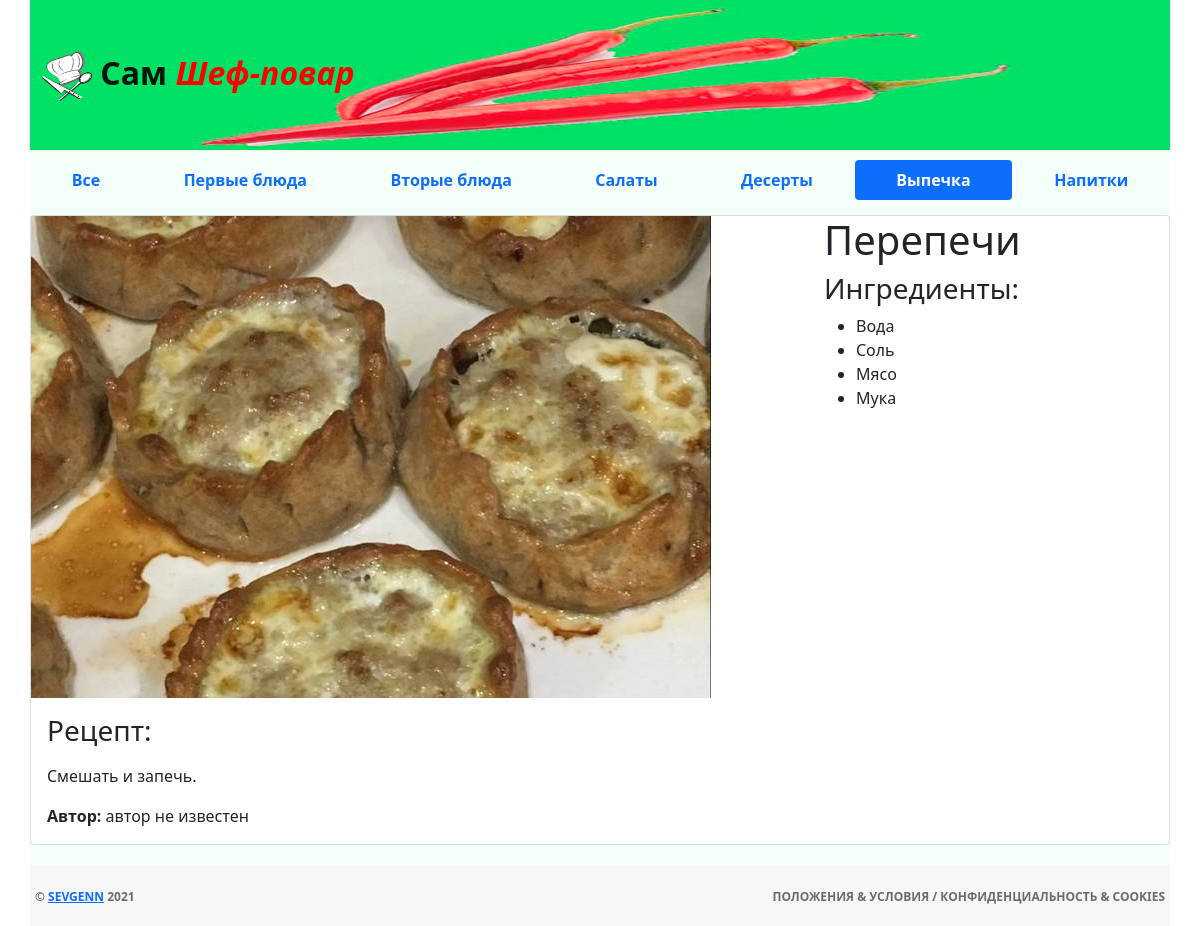
Page /recipe/1/ on the committed database.
### mainapp/models.py (models this page shows, shortened)
class Category(models.Model):
    name = models.CharField(verbose_name='Наименование категории', max_length=128, unique=True)
    description = models.TextField(verbose_name='Описание категории', blank=True)
    class Meta:
        verbose_name = 'Категория'
        verbose_name_plural = 'Категории'

class Recipe(models.Model):
    category = models.ForeignKey(Category, on_delete=models.CASCADE)
    name = models.CharField(verbose_name='Название блюда', max_length=128)
    image = models.ImageField(upload_to='dishes_images', blank=False)
    short_desc = models.CharField(verbose_name='Краткое описание', max_length=64, blank=True)
    description = models.TextField(verbose_name='Содержание рецепта', blank=False)
    time_create = models.DateTimeField(verbose_name='Время создания', auto_now_add=True)
    time_update = models.DateTimeField(verbose_name='Время изменения', auto_now=True)
    is_active = models.BooleanField(verbose_name='Активен', default=True)
    author = models.CharField(verbose_name='Автор', max_length=64, default='автор не известен')
    ingredients = models.ManyToManyField(Ingredient, related_name='recipes')
    class Meta:
        verbose_name = 'Рецепт'
        verbose_name_plural = 'Рецепты'

class Ingredient(models.Model):
    name = models.CharField(verbose_name='Наименование продукта', max_length=128, unique=True)
    class Meta:
        verbose_name = 'Продукт'
        verbose_name_plural = 'Продукты'

### mainapp/views.py (the view)
# urls.py: re_path('^recipe/(?P<pk>\d+)/$', mainapp_views.recipe, name='recipe'),
def recipe(request, pk=None):
    links_menu = Category.objects.all()
    recipe = get_object_or_404(Recipe, pk=pk)
    title = recipe.name
    ingredients = recipe.ingredients.all()
    context = {
        'title': title,
        'recipe': recipe,
        'links_menu': links_menu,
        'ingredients': ingredients,
    }
    return render(request, 'mainapp/recipe.html', context)

### mainapp/templates/mainapp/recipe.html
{% extends 'mainapp/base.html' %}
{% load static %}
{% block menu %}
    {% include 'mainapp/include/inc_submenu_for_recipe.html' %}
{% endblock %}
{% block content %}
    <div class="content">
        <div class="card">
          <div class="top-block">
              <div class="recipe-img">
                <img src="/media/{{ recipe.image }}" class="recipe-img" alt="{{ recipe.short_description }}">
              </div>
              <div class="ingredients">
                <h1>{{ recipe.name }}</h1>
                <h3>Ингредиенты:</h3>
                <ul>
                    {% for item in ingredients %}
                        <li>{{ item.name }}</li>
                    {% endfor %}
                </ul>
              </div>
          </div>
          <div class="card-body">
            <div class="recipe">
              <h3>Рецепт:</h3>
              <p class="card-text">{{ recipe.description|linebreaks }}</p>
            </div>
            <div class="recipe">
              <p class="card-text"><span><strong>Автор: </strong></span> {{ recipe.author }} </p>
            </div>
          </div>
        </div>
    </div>
{% endblock %}

### mainapp/templates/mainapp/base.html (shortened to what this page needs)
{% load static %}
<!DOCTYPE html>
<html lang="en">
<head>
    {% block css %}
        <link href="https://cdn.jsdelivr.net/npm/bootstrap@5.1.3/dist/css/bootstrap.min.css"
          rel="stylesheet"
>
        <link rel="stylesheet" href="https://maxcdn.bootstrapcdn.com/font-awesome/4.5.0/css/font-awesome.min.css">
        <link rel="stylesheet" href="{% static 'mainapp/styles/style.css' %}">
    {% endblock %}
</head>
<body>
    <div class="container">
        <header>
            {% block header %}
                <nav class="slider navbar navbar-light bg-light">
                  <div class="container-fluid">
                    <a class="navbar-brand" href="{% url 'mainapp:main' %}">
                      <img src="{% static 'mainapp/header_images/logo.png' %}" alt="" width="50" height="50"
                           class="d-inline-block align-text-top">
                      <strong>Сам <em>Шеф-повар</em></strong>
                    </a>
                  </div>
                </nav>
            {% endblock %}
            {% block menu %}{% endblock %}
        </header>
        <main>
            {% block content %}
            {% endblock %}
        </main>
        <footer>
            {% block footer %}
                <div class="footer">
                    <div class="small">
                        <p>&copy; <a href="tg://resolve?domain=@sevgenn">sevgenn</a> {% now 'Y' %}</p>
                    </div>
                    <div class="small">
                        <p>Положения &amp; Условия  /  Конфиденциальность &amp; Cookies</p>
                    </div>
                </div>
            {% endblock %}
        </footer>
	</div>
</body>
</html>

### mainapp/templates/mainapp/include/inc_submenu_for_recipe.html
<nav class="nav nav-pills flex-column flex-sm-row">
    <a href="{% url 'mainapp:main' %}"
            {% if recipe.category_id == None %}
       class="flex-sm-fill text-sm-center nav-link active"
            {% else %}
       class="flex-sm-fill text-sm-center nav-link"
            {% endif %}>
        <strong>Все</strong></a>
    {% for link in links_menu %}
        <a href="{% url 'mainapp:category' link.pk %}"
                {% if recipe.category_id == link.pk %}
           class="flex-sm-fill text-sm-center nav-link active"
                {% else %}
           class="flex-sm-fill text-sm-center nav-link"
                {% endif %}>
            <strong>{{ link.name }}</strong></a>
    {% endfor %}
</nav>

### mainapp/static/mainapp/styles/style.css (style rules this page uses)
* { padding: 0; margin: 0; }
.container { min-height: 100vh; background-color: mintcream; padding-left: 0; padding-right: 0; }
header { margin-bottom: 15px; }
.slider { display: flex; height: 150px; background: url(../header_images/slider.png) center no-repeat; background-size: 100% 100%; margin-bottom: 10px; }
.navbar-brand { font-size: 2em; }
.slider em { color: red; }
main { min-height: 68vh; }
.footer { margin-top: 20px; background-color: #f7f7f7; padding-left: 5px; padding-right: 5px; height: 61px; display: flex; justify-content: space-between; align-items: center; }
.footer .small { text-transform: uppercase; color: #6c6c6c; font-size: 12px; font-weight: 700; line-height: 26px; margin-top: 19px; }
.top-block { display: flex; justify-content: space-between; overflow: hidden; width: 100%; }
.ingredients { padding-left: 15px; min-width: 30vw; }
.recipe-img { min-width: 40vw; }

### rows in the picture
Category: name "Первые блюда"
Category: name "Вторые блюда"
Category: name "Салаты"
Category: name "Десерты"
Category: name "Выпечка"
Category: name "Напитки"
Recipe: image (picture), name "Перепечи", description "Смешать и запечь.", author "автор не известен"
Ingredient: name "Вода"
Ingredient: name "Соль"
Ingredient: name "Мясо"
Ingredient: name "Мука"
